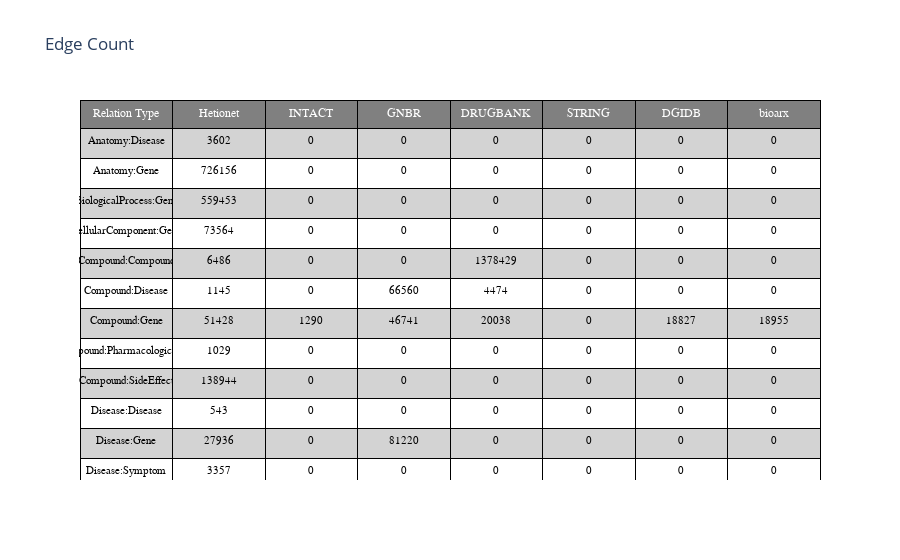

The notebook cell this image was saved under:
### Markdown cell above
### Table 2: Number of relations

### Code cell
grouped_edge_stat = (
    edge_stat.groupby(["simple_relation_type", "resource"]).sum().reset_index()
)
edge_stat_dicts = grouped_edge_stat.to_dict("records")
data = make_wide_format(
    edge_stat_dicts, "simple_relation_type", "resource", "relation_count"
)
columns = list(set([item["resource"] for item in edge_stat_dicts]))
cell_values = transposed_array(
    [
        [item["simple_relation_type"]]
        + [item.get(snake_case(column), 0) for column in columns]
        for item in data
    ]
)

row_num = len(cell_values[0])
colors = [row_even_color if i % 2 == 0 else row_odd_color for i in range(row_num)]

table2 = go.Figure(
    data=[
        go.Table(
            header=dict(
                values=["Relation Type"] + columns,
                align="center",
                line=dict(width=1, color="black"),
                fill=dict(color=header_color),
                font=dict(family="Arial", size=12, color="white"),
            ),
            cells=dict(
                values=cell_values,
                align="center",
                line=dict(color="black", width=1),
                fill=dict(color=[colors]),
                font=dict(family="Arial", size=11, color="black"),
                height=30,
            ),
        )
    ]
)

table2.update_layout(title="Edge Count")
table2.show()

### Figure 1 — Plotly figure (JSON) as saved in the notebook; plotly's stock layout.template omitted (floating-point values rounded to 4 significant figures)
{"data": [{"cells": {"align": "center", "fill": {"color": [["lightgrey", "white", "lightgrey", "white", "lightgrey", "white", "lightgrey", "white", "lightgrey", "white", "lightgrey", "white", "lightgrey", "white", "lightgrey"]]}, "font": {"color": "black", "family": "Arial", "size": 11}, "height": 30, "line": {"color": "black", "width": 1}, "values": [["Anatomy:Disease", "Anatomy:Gene", "BiologicalProcess:Gene", "CellularComponent:Gene", "Compound:Compound", "Compound:Disease", "Compound:Gene", "Compound:PharmacologicClass", "Compound:SideEffect", "Disease:Disease", "Disease:Gene", "Disease:Symptom", "Gene:Gene", "Gene:MolecularFunction", "Gene:Pathway"], [3602, 726156, 559453, 73564, 6486, 1145, 51428, 1029, 138944, 543, 27936, 3357, 474415, 97208, 12572], [0, 0, 0, 0, 0, 0, 1290, 0, 0, 0, 0, 0, 254297, 0, 0], [0, 0, 0, 0, 0, 66560, 46741, 0, 0, 0, 81220, 0, 55284, 0, 0], [0, 0, 0, 0, 1378429, 4474, 20038, 0, 0, 0, 0, 0, 0, 0, 0], [0, 0, 0, 0, 0, 0, 0, 0, 0, 0, 0, 0, 1496684, 0, 0], [0, 0, 0, 0, 0, 0, 18827, 0, 0, 0, 0, 0, 0, 0, 0], [0, 0, 0, 0, 0, 0, 18955, 0, 0, 0, 0, 0, 57932, 0, 0]]}, "header": {"align": "center", "fill": {"color": "grey"}, "font": {"color": "white", "family": "Arial", "size": 12}, "line": {"color": "black", "width": 1}, "values": ["Relation Type", "Hetionet", "INTACT", "GNBR", "DRUGBANK", "STRING", "DGIDB", "bioarx"]}, "type": "table"}], "layout": {"title": {"text": "Edge Count"}}}
